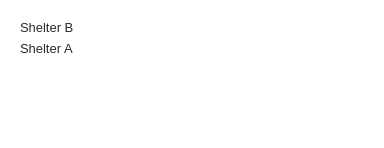
              <widget class="QWidget" name="scrollAreaWidgetContents_2">
               <property name="geometry">
                <rect>
                 <x>0</x>
                 <y>0</y>
                 <width>384</width>
                 <height>148</height>
                </rect>
               </property>
               <property name="font">
                <font>
                 <weight>75</weight>
                 <bold>true</bold>
                </font>
               </property>
               <property name="styleSheet">
                <string notr="true">background-color: white;
color:rgb(43, 43, 43);</string>
               </property>
               <layout class="QVBoxLayout" name="verticalLayout_3">
                <property name="spacing">
                 <number>0</number>
                </property>
                <property name="sizeConstraint">
                 <enum>QLayout::SetDefaultConstraint</enum>
                </property>
                <item alignment="Qt::AlignTop">
                 <widget class="QWidget" name="verticalWidget" native="true">
                  <layout class="QVBoxLayout" name="verticalLayout_7">
                   <item>
                    <widget class="QLabel" name="label_2">
                     <property name="maximumSize">
                      <size>
                       <width>16777215</width>
                       <height>20</height>
                      </size>
                     </property>
                     <property name="font">
                      <font>
                       <pointsize>10</pointsize>
                      </font>
                     </property>
                     <property name="text">
                      <string>Shelter B</string>
                     </property>
                    </widget>
                   </item>
                   <item>
                    <widget class="QLabel" name="label_5">
                     <property name="maximumSize">
                      <size>
                       <width>16777215</width>
                       <height>20</height>
                      </size>
                     </property>
                     <property name="font">
                      <font>
                       <pointsize>10</pointsize>
                      </font>
                     </property>
                     <property name="text">
                      <string>Shelter A</string>
                     </property>
                    </widget>
                   </item>
                  </layout>
                 </widget>
                </item>
               </layout>
              </widget>
